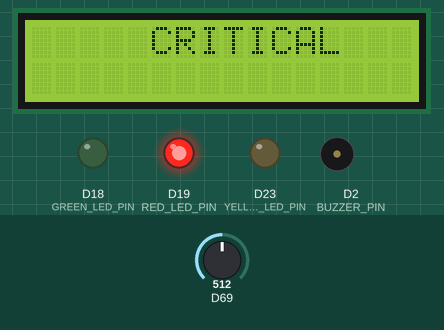
This sketch was run on a simulated Arduino Due. Parts: 16×2 character LCD, output pins drawn as LEDs (lit = HIGH), buzzer (waves = sounding, pin HIGH). The test bench sets the inputs (shaded band); at power-on: D69 = 512 (analog values on the 0–1023 scale).

Above: at 1.2 s.
1.3 s: D69 set to 492
At 1.77 s:
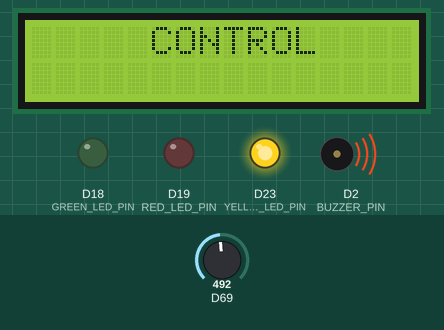
3.5 s: D69 set to 511
At 4.2 s:
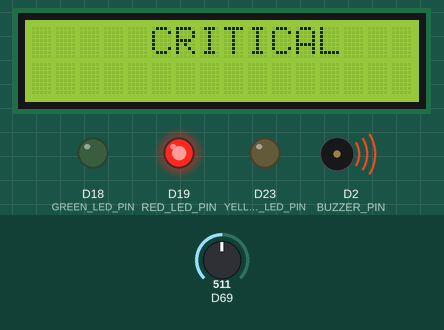
5.1 s: D69 set to 190
At 5.9 s:
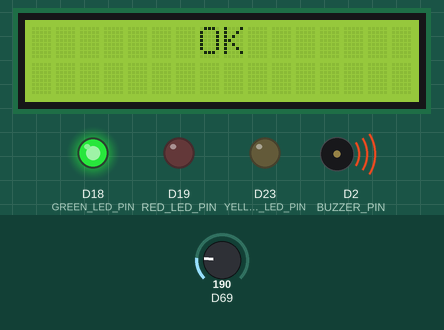
6.6 s: D69 set to 236
8.1 s: D69 set to 264
At 8.3 s:
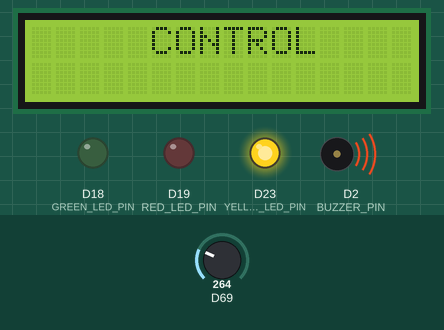
11.0 s: D69 set to 122
At 11.6 s:
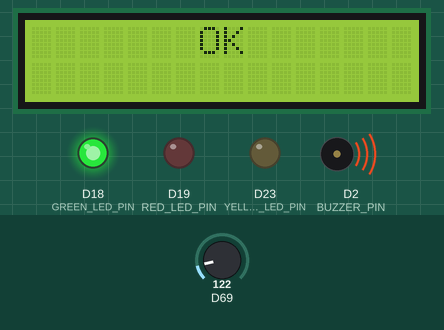
Timing chart, 0 to 13.5 s (numbered marks = the images above; inputs shaded):
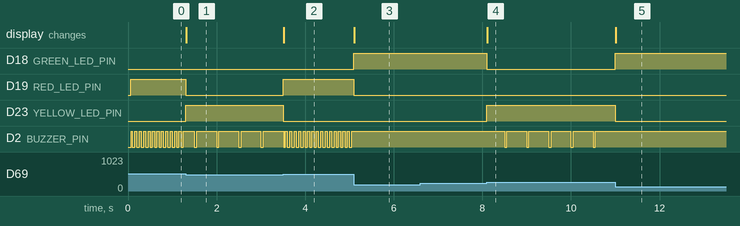

The sketch:

Task20.ino
```cpp
/*
   Автор: Петров Александр Алексеевич
   Дата: 29 Октября 2023

   Для измерения был выбран датчик CO2 AGS10, но он оказался не исправным.
   Код написан для абстрактного сенсора, в роли которого выступил потенциометр.

   Тестировалось на отладочной плате WEMOS LOLIN32 Lite.
*/

#define RED_LED_PIN 19      // Пин красного светодиода
#define YELLOW_LED_PIN 23   // Пин жёлтого светодиода
#define GREEN_LED_PIN 18    // Пин зелёного светодиода

#define BUZZER_PIN 2        // Пин пищалки
// Для включение замкнуть на массу, предполагается использование пищалки со встроенным контроллером

#define SDA_PIN 17          // Пин данных I2C
#define SCL_PIN 16          // Пин тактирования I2C

#define SENSOR_PIN 15       // Пин аналогового датчика

#include <Wire.h>
#include <LiquidCrystal_I2C.h>
LiquidCrystal_I2C lcd(0x27, 16, 2);

// Перечисление состояний устройства
typedef enum {
  Ok,
  Control,
  Critical
} State;

// порог некритического превышения уровня газа
uint16_t medium_threshold = 100;

// порог критического превышения уровня газа
uint16_t high_threshold = 200;

void setup() {
  // Установка пинов в качестве выходов
  pinMode(RED_LED_PIN, OUTPUT);
  pinMode(YELLOW_LED_PIN, OUTPUT);
  pinMode(GREEN_LED_PIN, OUTPUT);

  pinMode(BUZZER_PIN, OUTPUT);

  analogReadResolution(12);

  // Инициализация I2C на пинах
  Wire.begin(SDA_PIN, SCL_PIN);

  // Инициализация дисплея
  lcd.init();
  lcd.backlight();
}

void loop() {
  State state = updateState();
  setLED(state);
  updateLCD(state);
  buzzerHandler(state);
  delay(1);
}


/*
   Функция обновления состояния.
   Принимает: ничего
   Возвращает: состояние
   Считывает значение, фильтрует, выводит в порт, определяет состояние
*/
State updateState() {
  uint16_t val = 0;
  uint16_t now_val = analogRead(SENSOR_PIN);

  // фильтр низких частот
  val += (now_val - val) / 10;

  if (val < medium_threshold) {
    return Ok;
  }
  if (val < high_threshold) {
    return Control;
  }
  return Critical;
}


/*
   Функция обновления дисплея.
   Принимает: состояние
   Возвращает: ничего
   Выводит на дисплей новое состояние.
*/
void updateLCD(State state) {
  static State old_state;
  if (state != old_state) {
    lcd.clear();
    switch (state) {
      case Ok:
        lcd.setCursor(7, 0);
        lcd.print("OK");
        break;
      case Control:
        lcd.setCursor(5, 0);
        lcd.print("CONTROL");
        break;
      case Critical:
        lcd.setCursor(5, 0);
        lcd.print("CRITICAL");
        break;
    }
    old_state = state;
  }
}


/*
   Функция установки светодиода.
   Принимает: состояние
   Возвращает: ничего
   Зажигает соответствующий состоянию светодиод.
*/
void setLED(State state) {
  digitalWrite(GREEN_LED_PIN, state == Ok);
  digitalWrite(YELLOW_LED_PIN, state == Control);
  digitalWrite(RED_LED_PIN, state == Critical);
}

/*
   Функция писка.
   Принимает: состояние
   Возвращает: ничего
   Пищит соответственно режиму.
*/
void buzzerHandler(State state) {
  uint32_t time = millis();
  switch (state) {
    case Ok:
      // выкл
      digitalWrite(BUZZER_PIN, HIGH);
      break;
    case Control:
      // 2Гц 10%
      time %= 500;
      digitalWrite(BUZZER_PIN, time > 50);
      break;
    case Critical:
      // 10Гц 50%
      time %= 100;
      digitalWrite(BUZZER_PIN, time > 50);
      break;
  }
}
```

Measured:
- the behaviour switches between 500 and 499 on D69 (found by bisection; images 0 and 1)
- the behaviour switches between 249 and 250 on D69 (found by bisection; images 3 and 4)
- after the input at 1.3 s, D19 (RED_LED_PIN): HIGH → LOW at once; D23 (YELLOW_LED_PIN): LOW → HIGH at once; D2 (BUZZER_PIN): alternates HIGH for 0.45 s and LOW for 0.05 s, starting after 0.20 s; the display: changes at once (image 1)
- after the input at 3.5 s, D19 (RED_LED_PIN): LOW → HIGH at once; D23 (YELLOW_LED_PIN): HIGH → LOW at once; D2 (BUZZER_PIN): alternates HIGH for 0.05 s and LOW for 0.05 s, starting after 0.10 s; the display: changes at once (image 2)
- after the input at 5.1 s, D18 (GREEN_LED_PIN): LOW → HIGH at once; D19 (RED_LED_PIN): HIGH → LOW at once; D2 (BUZZER_PIN): stops changing and stays HIGH; the display: changes at once (image 3)
- after the input at 6.6 s, every drawn part: stays the same
- after the input at 8.1 s, D18 (GREEN_LED_PIN): HIGH → LOW at once; D23 (YELLOW_LED_PIN): LOW → HIGH at once; D2 (BUZZER_PIN): alternates HIGH for 0.45 s and LOW for 0.05 s, starting after 0.40 s; the display: changes at once (image 4)
- after the input at 11.0 s, D18 (GREEN_LED_PIN): LOW → HIGH at once; D23 (YELLOW_LED_PIN): HIGH → LOW at once; D2 (BUZZER_PIN): stops changing and stays HIGH; the display: changes at once (image 5)
- by itself, D2 (BUZZER_PIN): alternates HIGH for 0.05 s and LOW for 0.05 s
